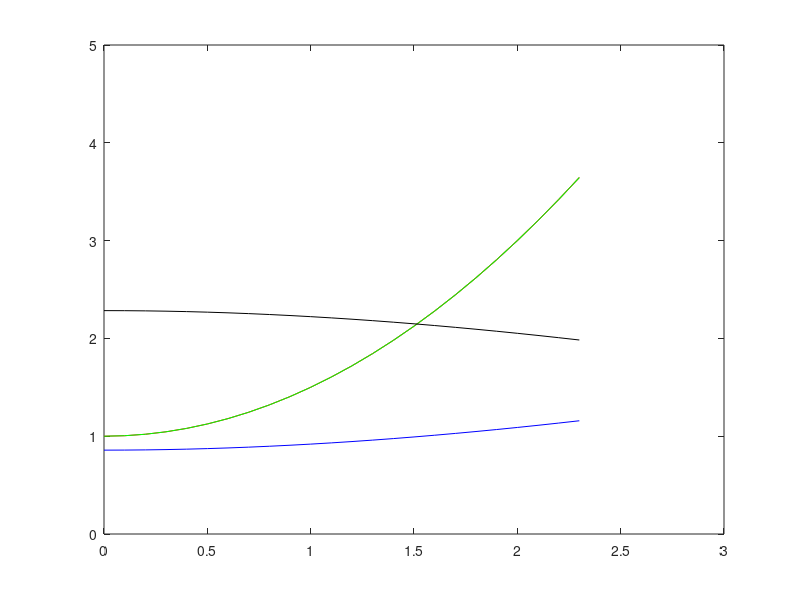
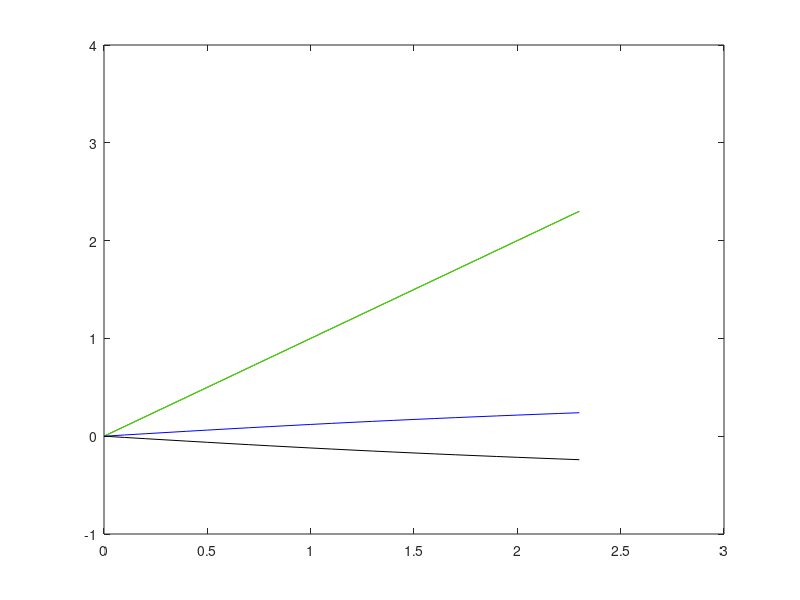
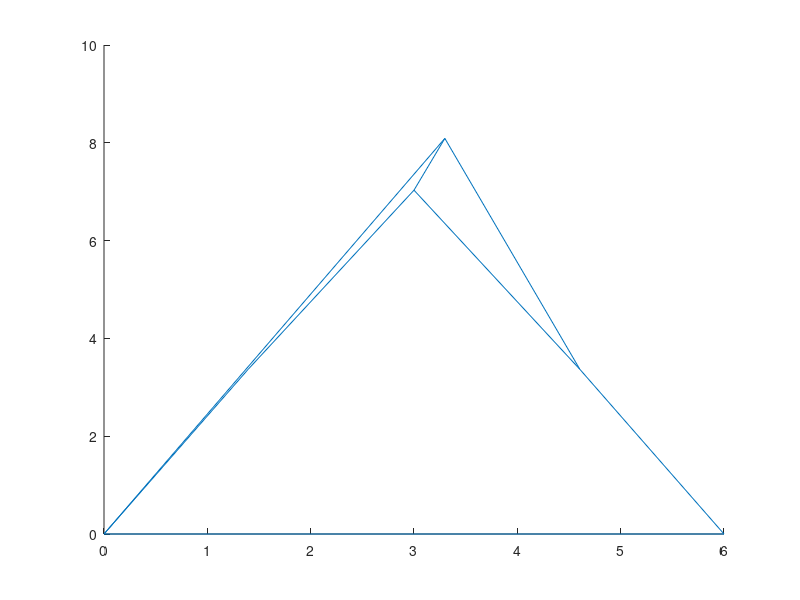

These figures' MATLAB source, in order:
clear
clc
clf
close all

r1=6;
r3=4;
r4=4;
r7=1.1;
r8=4.9;
theta1=0.0;
theta2=deg2rad(67.5);
theta5=deg2rad(112.5);
o2=[0;0];

%GDL1
r20=1;
v20=0;
a20=1;
%GDL2
r50=1;
v50=0;
a50=1;
tiempo = 2.3;

%semilla
q=[3.6; 4.7; 1.7; 2.3; 1.5; 2; 3; 1];
contador=0;
for t=0:0.1:tiempo
    contador=contador+1;
    tol=100;
    iter=0;

    while tol>1e-10 && iter<100
        iter=iter+1;
        Phi=[-r1*cos(theta1)+q(1)*cos(theta2)+r3*cos(q(3))-r4*cos(q(4))-q(2)*cos(theta5);
             -r1*sin(theta1)+q(1)*sin(theta2)+r3*sin(q(3))-r4*sin(q(4))-q(2)*sin(theta5);
             -r1*cos(theta1)+q(1)*cos(theta2)+r3*cos(q(3))+r7*cos(q(7))-r8*cos(q(8))-q(2)*cos(theta5);
             -r1*sin(theta1)+q(1)*sin(theta2)+r3*sin(q(3))+r7*sin(q(7))-r8*sin(q(8))-q(2)*sin(theta5);
              q(1)*cos(theta2)+r3*cos(q(3))+r7*cos(q(7))-q(5)*cos(q(6));
              q(1)*sin(theta2)+r3*sin(q(3))+r7*sin(q(7))-q(5)*sin(q(6));
              q(1)-r20-(v20*t)-(0.5*a20*t^2);
              q(2)-r50-(v50*t)-(0.5*a50*t^2)];
 
          J=[cos(theta2), -cos(theta5),  -r3*sin(q(3)),   r4*sin(q(4)),   0,           0,                0,             0;
             sin(theta2), -sin(theta5),   r3*cos(q(3)),  -r4*cos(q(4)),   0,           0,                0,             0;
             cos(theta2), -cos(theta5),  -r3*sin(q(3)),       0,          0,           0,          -r7*sin(q(7)),   r8*sin(q(8));
             sin(theta2), -sin(theta5),   r3*cos(q(3)),       0,          0,           0,           r7*cos(q(7)),  -r8*cos(q(8));
             cos(theta2),       0,       -r3*sin(q(3)),       0,      -cos(q(6)),  q(5)*sin(q(6))  -r7*sin(q(7)),       0;
             sin(theta2),       0,        r3*cos(q(3)),       0,      -sin(q(6)), -q(5)*cos(q(6))   r7*cos(q(7)),       0;
                 1,             0,             0,             0,          0,           0,                0,             0;
                 0,             1,             0,             0,          0,           0,                0,             0];
        
        qf=-J\Phi+q;
        q=qf;
        tol=norm(Phi);
    end
    if iter>99
        disp('no hubo convergencia')
        break
    end
    %historico de posicion
    P(:,contador)=q;
    %calcular la velocidad
    phi_tp=[0; 0; 0; 0; 0; 0; -v20-a20*t; -v50-a50*t];
    v=-J\phi_tp;
    V(:,contador)=v;
    %calcular aceleración
%     phi_tpp=[0; 0; -a20; -a50];
%     Jp=[0, 0,  -r3*v(3)*cos(q(3)),   r4*v(4)*cos(q(4));
%         0, 0,  -r3*v(3)*sin(q(3)),   r4*v(4)*sin(q(4));
%         0, 0,   0, 0;
%         0, 0,   0, 0];
%     a=-inv(J)*(Jp*v+phi_tpp);
%     A(:,contador)=a;
end

%plot de posición
figure
t=[0:0.1:tiempo];
plot(t,P(1,:),'r')
hold on
plot(t,P(2,:),'g')
plot(t,P(3,:),'b')
plot(t,P(4,:),'k')
hold off
axis([0 3 0 5])

%plot de velocidad
figure
t=[0:0.1:tiempo];
plot(t,V(1,:),'r')
hold on
plot(t,V(2,:),'g')
plot(t,V(3,:),'b')
plot(t,V(4,:),'k')
hold off
axis([0 3 -1 4])

%plot de aceleración
% figure
% t=[0:0.1:tiempo];
% plot(t,A(1,:),'r')
% hold on
% plot(t,A(2,:),'g')
% plot(t,A(3,:),'b')
% plot(t,A(4,:),'k')
% hold off
% axis([0 3 -1 3])

figure 
O1=[0, 0];
O2=[q(1)*cos(theta2), q(1)*sin(theta2)];
O3=[q(1)*cos(theta2)+ r3*cos(q(3)), q(1)*sin(theta2)+r3*sin(q(3))];
O4=[r1*cos(theta1)+ q(2)*cos(theta5),r1*sin(theta1)+ q(2)*sin(theta5)];
O5=[r1*cos(theta1), r1*sin(theta1)];
O6=[q(5)*cos(q(6)), q(5)*sin(q(6))];
O7=[q(1)*cos(theta2)+ r3*cos(q(3))+ r7*cos(q(7)), q(1)*sin(theta2)+r3*sin(q(3))+ r7*sin(q(7))];

line([O1(1) O2(1)],[O1(2) O2(2)])
hold on
line([O2(1) O3(1)],[O2(2) O3(2)])
line([O3(1) O4(1)],[O3(2) O4(2)])
line([O5(1) O4(1)],[O5(2) O4(2)])
line([O1(1) O5(1)],[O1(2) O5(2)])
line([O3(1) O7(1)],[O3(2) O7(2)])
line([O4(1) O7(1)],[O4(2) O7(2)])
line([O1(1) O6(1)],[O1(2) O6(2)])
hold off




